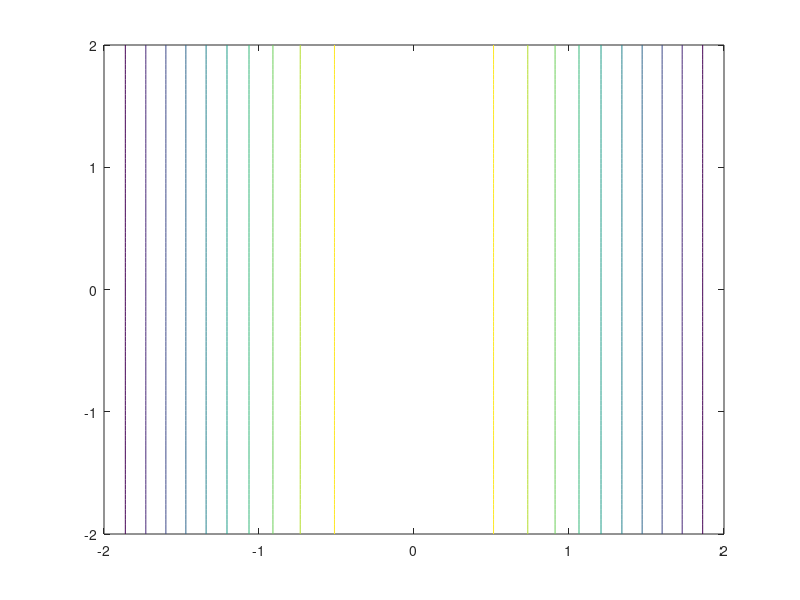

The MATLAB source for this figure:
x1=linspace(-2,2,100);
x2=linspace(-2,2,100);
[X1,X2]=meshgrid(x1,x2);
f =  @(x1,x2) 3*sin(0.5+2500*x1*x2)*cos(x1);
f(X1,X2);
Z=f(X1,X2);
contour(X1,X2,Z)

x1=linspace(-2,2,100);
x2=linspace(-2,2,100);
[X1,X2]=meshgrid(x1,x2);
f =  @(x1,x2) 3*(sin(0.5+2500*x1*x2))*cos(x1);
f(X1,X2);
Z=f(X1,X2);
contour(X1,X2,Z)
